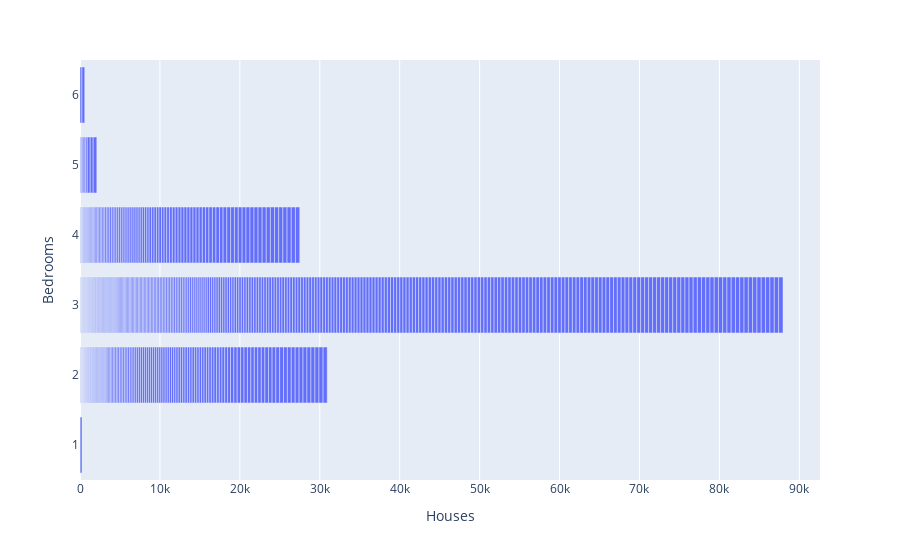

The notebook cell saved with this chart:
### Markdown cell above
**In the Tutorial Completion Document, describe your findings.**

d. Plot the bar chart to count how many houses have single, two, or three **bedrooms** and display the count on bars

### Code cell
import pandas as pd
import plotly.express as px
# To-do: Write code to read the "HousePrices" dataset
df = pd.read_csv(fpath+"input/HousePrices.csv")
print(df)
# To-do: Write code to plot the bar chart to count how many houses have single, two, or three bedrooms
fig = px.bar(df, x="Unnamed: 0", y="bedrooms")
fig.update_layout(
    xaxis_title="Houses",
    yaxis_title="Bedrooms"
)

fig.show()

print("To-do: \n")

### Figure 1 — Plotly figure (JSON) as saved in the notebook; plotly's stock layout.template omitted (floating-point values rounded to 4 significant figures; data arrays with more than 128 entries replaced by an {"elided": "..."} marker saying what was removed)
{"data": [{"alignmentgroup": "True", "hovertemplate": "Unnamed: 0=%{x}<br>bedrooms=%{y}<extra></extra>", "legendgroup": "", "marker": {"color": "#636efa", "pattern": {"shape": ""}}, "name": "", "offsetgroup": "", "orientation": "h", "showlegend": false, "textposition": "auto", "type": "bar", "x": {"elided": "546 int values"}, "xaxis": "x", "y": {"elided": "546 int values"}, "yaxis": "y"}], "layout": {"barmode": "relative", "legend": {"tracegroupgap": 0}, "margin": {"t": 60}, "xaxis": {"anchor": "y", "domain": [0, 1], "title": {"text": "Houses"}}, "yaxis": {"anchor": "x", "domain": [0, 1], "title": {"text": "Bedrooms"}}}}
